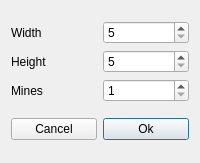
<?xml version="1.0" encoding="UTF-8"?>
<ui version="4.0">
 <class>Benutzerlevel</class>
 <widget class="QDialog" name="Benutzerlevel">
  <property name="windowModality">
   <enum>Qt::WindowModal</enum>
  </property>
  <property name="geometry">
   <rect>
    <x>0</x>
    <y>0</y>
    <width>200</width>
    <height>163</height>
   </rect>
  </property>
  <property name="windowTitle">
   <string>Minefiled - User definated level</string>
  </property>
  <layout class="QVBoxLayout" name="verticalLayout">
   <item>
    <layout class="QGridLayout" name="gridLayout">
     <item row="0" column="0">
      <widget class="QLabel" name="label">
       <property name="text">
        <string>Width</string>
       </property>
       <property name="buddy">
        <cstring>breite_box</cstring>
       </property>
      </widget>
     </item>
     <item row="0" column="1">
      <widget class="QSpinBox" name="breite_box">
       <property name="minimum">
        <number>5</number>
       </property>
       <property name="maximum">
        <number>100</number>
       </property>
      </widget>
     </item>
     <item row="1" column="0">
      <widget class="QLabel" name="label_2">
       <property name="text">
        <string>Height</string>
       </property>
       <property name="buddy">
        <cstring>hoehe_box</cstring>
       </property>
      </widget>
     </item>
     <item row="1" column="1">
      <widget class="QSpinBox" name="hoehe_box">
       <property name="minimum">
        <number>5</number>
       </property>
       <property name="maximum">
        <number>100</number>
       </property>
      </widget>
     </item>
     <item row="2" column="0">
      <widget class="QLabel" name="label_3">
       <property name="text">
        <string>Mines</string>
       </property>
       <property name="buddy">
        <cstring>mienen_box</cstring>
       </property>
      </widget>
     </item>
     <item row="2" column="1">
      <widget class="QSpinBox" name="mienen_box">
       <property name="minimum">
        <number>1</number>
       </property>
       <property name="maximum">
        <number>2</number>
       </property>
      </widget>
     </item>
    </layout>
   </item>
   <item>
    <layout class="QHBoxLayout" name="horizontalLayout">
     <item>
      <widget class="QPushButton" name="abbrechen_button">
       <property name="text">
        <string>Cancel</string>
       </property>
       <property name="autoDefault">
        <bool>false</bool>
       </property>
      </widget>
     </item>
     <item>
      <widget class="QPushButton" name="ok_button">
       <property name="text">
        <string>Ok</string>
       </property>
       <property name="autoDefault">
        <bool>false</bool>
       </property>
       <property name="default">
        <bool>true</bool>
       </property>
      </widget>
     </item>
    </layout>
   </item>
  </layout>
 </widget>
 <tabstops>
  <tabstop>breite_box</tabstop>
  <tabstop>hoehe_box</tabstop>
  <tabstop>mienen_box</tabstop>
  <tabstop>abbrechen_button</tabstop>
  <tabstop>ok_button</tabstop>
 </tabstops>
 <resources/>
 <connections>
  <connection>
   <sender>abbrechen_button</sender>
   <signal>clicked()</signal>
   <receiver>Benutzerlevel</receiver>
   <slot>reject()</slot>
   <hints>
    <hint type="sourcelabel">
     <x>80</x>
     <y>121</y>
    </hint>
    <hint type="destinationlabel">
     <x>6</x>
     <y>140</y>
    </hint>
   </hints>
  </connection>
 </connections>
</ui>
